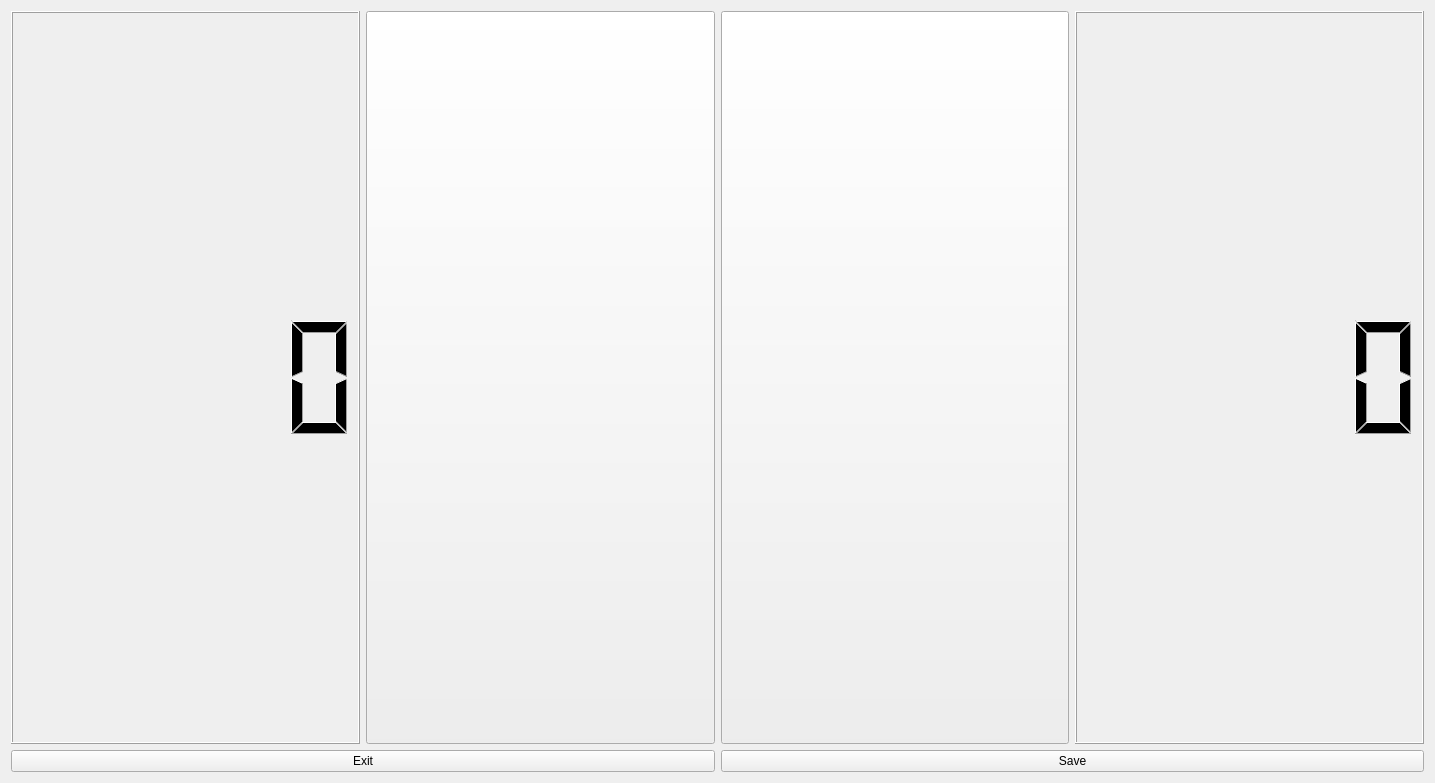
<?xml version="1.0" encoding="UTF-8"?>
<ui version="4.0">
 <class>GameArea</class>
 <widget class="QWidget" name="GameArea">
  <property name="geometry">
   <rect>
    <x>0</x>
    <y>0</y>
    <width>1435</width>
    <height>783</height>
   </rect>
  </property>
  <property name="windowTitle">
   <string>Form</string>
  </property>
  <layout class="QGridLayout" name="gridLayout">
   <item row="0" column="0">
    <layout class="QHBoxLayout" name="horizontalLayout_3">
     <item>
      <widget class="QLCDNumber" name="minesLeft">
       <property name="sizePolicy">
        <sizepolicy hsizetype="Minimum" vsizetype="Minimum">
         <horstretch>0</horstretch>
         <verstretch>0</verstretch>
        </sizepolicy>
       </property>
      </widget>
     </item>
     <item>
      <widget class="QPushButton" name="switchFlag">
       <property name="sizePolicy">
        <sizepolicy hsizetype="Minimum" vsizetype="Minimum">
         <horstretch>0</horstretch>
         <verstretch>0</verstretch>
        </sizepolicy>
       </property>
       <property name="minimumSize">
        <size>
         <width>50</width>
         <height>50</height>
        </size>
       </property>
       <property name="text">
        <string/>
       </property>
      </widget>
     </item>
     <item>
      <widget class="QPushButton" name="smile">
       <property name="sizePolicy">
        <sizepolicy hsizetype="Minimum" vsizetype="Minimum">
         <horstretch>0</horstretch>
         <verstretch>0</verstretch>
        </sizepolicy>
       </property>
       <property name="minimumSize">
        <size>
         <width>50</width>
         <height>50</height>
        </size>
       </property>
       <property name="text">
        <string/>
       </property>
      </widget>
     </item>
     <item>
      <widget class="QLCDNumber" name="timePassed">
       <property name="sizePolicy">
        <sizepolicy hsizetype="Minimum" vsizetype="Minimum">
         <horstretch>0</horstretch>
         <verstretch>0</verstretch>
        </sizepolicy>
       </property>
       <property name="minimumSize">
        <size>
         <width>0</width>
         <height>0</height>
        </size>
       </property>
      </widget>
     </item>
    </layout>
   </item>
   <item row="2" column="0">
    <layout class="QHBoxLayout" name="horizontalLayout_5">
     <item>
      <widget class="QPushButton" name="backToMenuButton">
       <property name="text">
        <string>Exit</string>
       </property>
      </widget>
     </item>
     <item>
      <widget class="QPushButton" name="saveButton">
       <property name="text">
        <string>Save</string>
       </property>
      </widget>
     </item>
    </layout>
   </item>
   <item row="1" column="0">
    <layout class="QGridLayout" name="playField"/>
   </item>
  </layout>
 </widget>
 <resources/>
 <connections/>
</ui>
